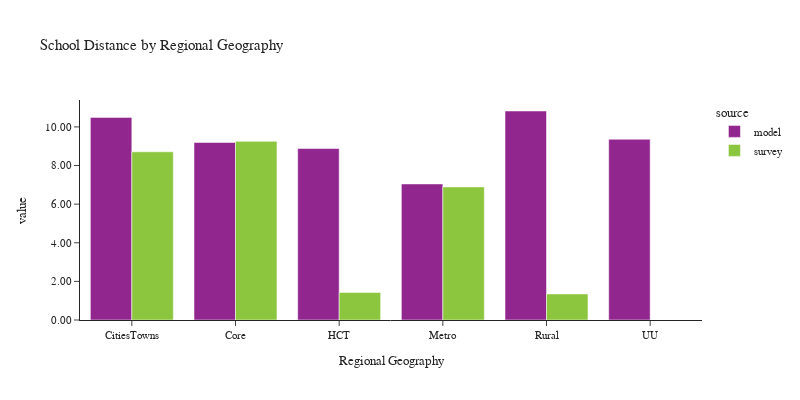

Source (notebook cell):
### Code cell
plot_school_location(df_students, 'rg_proposed_school', 'Regional Geography', 'Regional Geography')

### Figure 1 — Plotly figure (JSON) as saved in the notebook; plotly's stock layout.template omitted (floating-point values rounded to 4 significant figures)
{"data": [{"alignmentgroup": "True", "customdata": [[1], [1], [1], [1], [1], [1]], "hovertemplate": "source=model<br>rg_proposed_school=%{x}<br>value=%{y}<br>sample count=%{customdata[0]}<extra></extra>", "legendgroup": "model", "marker": {"color": "#91268F", "pattern": {"shape": ""}}, "name": "model", "offsetgroup": "model", "orientation": "v", "showlegend": true, "textposition": "auto", "type": "bar", "x": ["CitiesTowns", "Core", "HCT", "Metro", "Rural", "UU"], "xaxis": "x", "y": [10.49, 9.192, 8.881, 7.046, 10.82, 9.361], "yaxis": "y"}, {"alignmentgroup": "True", "customdata": [[1], [1], [1], [1], [1]], "hovertemplate": "source=survey<br>rg_proposed_school=%{x}<br>value=%{y}<br>sample count=%{customdata[0]}<extra></extra>", "legendgroup": "survey", "marker": {"color": "#8CC63E", "pattern": {"shape": ""}}, "name": "survey", "offsetgroup": "survey", "orientation": "v", "showlegend": true, "textposition": "auto", "type": "bar", "x": ["CitiesTowns", "Core", "HCT", "Metro", "Rural"], "xaxis": "x", "y": [8.712, 9.252, 1.425, 6.893, 1.349], "yaxis": "y"}], "layout": {"barmode": "group", "font": {"size": 11}, "height": 400, "legend": {"title": {"text": "source"}, "tracegroupgap": 0}, "title": {"text": "School Distance by Regional Geography"}, "width": 800, "xaxis": {"anchor": "y", "domain": [0.0, 1.0], "title": {"text": "Regional Geography"}}, "yaxis": {"anchor": "x", "domain": [0.0, 1.0], "tickformat": ".2f", "title": {"text": "value"}}}}
